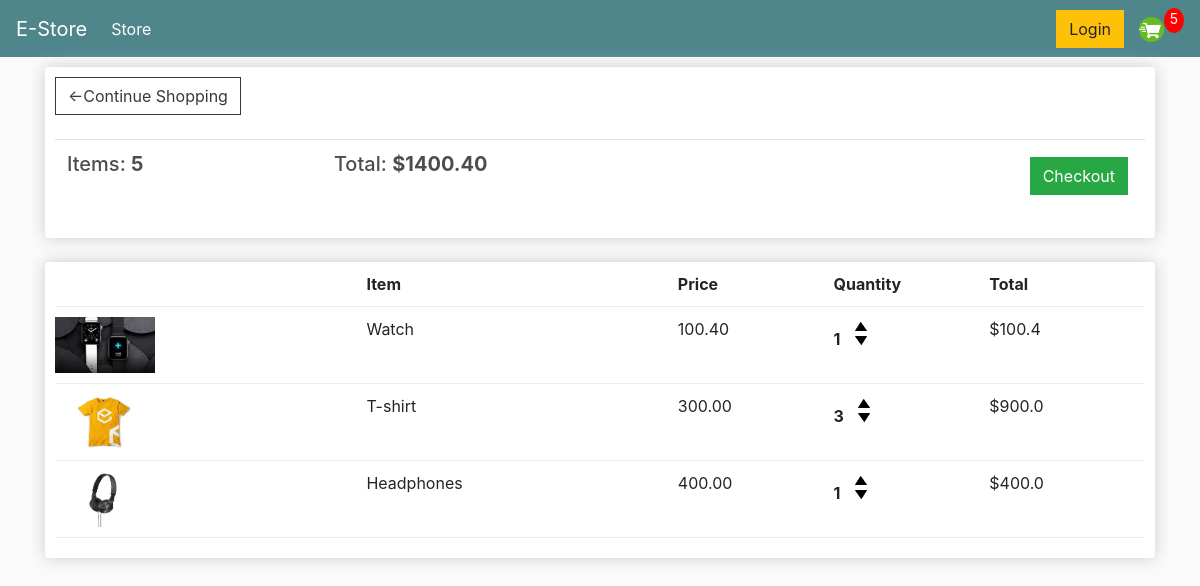
The page /cart/ (signed in) on the database as committed earlier.
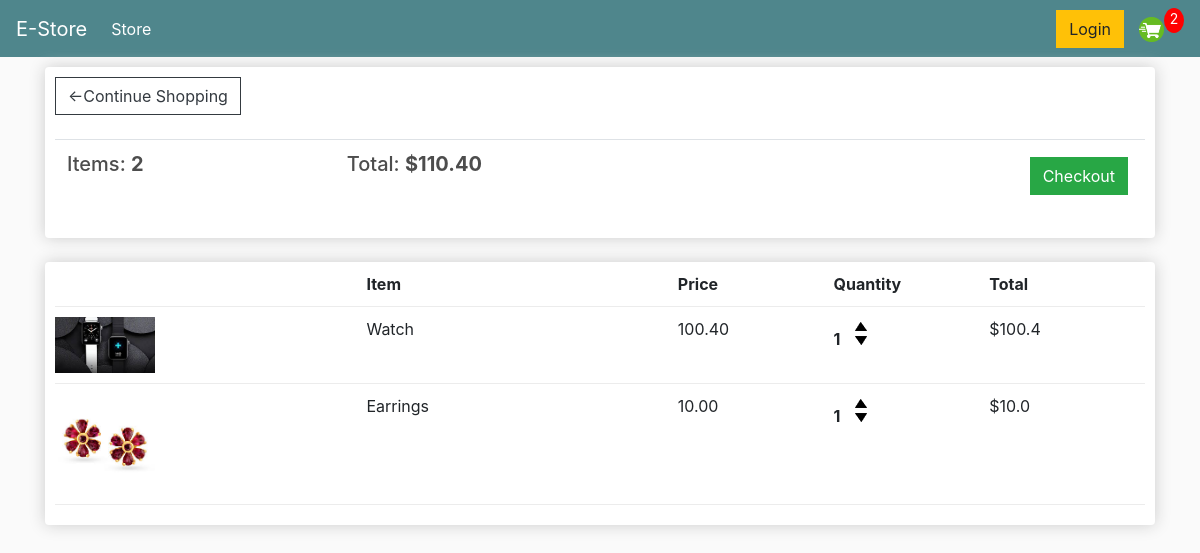
The same page on the database as committed later.
### store/models.py (models this page shows, shortened)
class Order(models.Model):
    customer = models.ForeignKey(Customer, on_delete=models.SET_NULL,null=True,blank=True)
    date_ordered = models.DateTimeField(auto_now_add=True)
    complete = models.BooleanField(default=False)
    transaction_id = models.CharField(max_length=100, null=True)
    @property
    def get_cart_total(self):
        orderitems = self.orderitem_set.all()
        total = sum([item.get_total for item in orderitems])
        return total
    @property
    def get_cart_items(self):
        orderitems = self.orderitem_set.all()
        total = sum([item.quantity for item in orderitems])
        return total

class OrderItem(models.Model):
    product = models.ForeignKey(Product,on_delete=models.SET_NULL,null=True)
    order = models.ForeignKey(Order,on_delete=models.SET_NULL, null=True)
    quantity = models.IntegerField(default=0, null=True, blank=True)
    date_added = models.DateTimeField(auto_now_add=True)
    @property
    def get_total(self):
        total = self.product.price * self.quantity
        return total

class Product(models.Model):
    name = models.CharField(max_length=200)
    price = models.FloatField()
    digital = models.BooleanField(default=False, null=True, blank=True)
    image = models.ImageField(null=True,blank=True)
    @property
    def imageURL(self):
        try:
            url = self.image.url
        except:
            url = ''
        return url

### store/views.py (the view)
# urls.py: path('cart/', views.cart, name="cart"),
def cart(request):
    if request.user.is_authenticated :
        customer = request.user.customer
        order, created = Order.objects.get_or_create(customer=customer,complete = False)
        items = order.orderitem_set.all()
        cartItems = order.get_cart_items
    else:
        items = []
        order = {'get_cart_total':0, 'get_cart_items':0, 'shipping': False}  #for non-logged in users
        cartItems = order['get_cart_items']
    context = {'items':items,'order':order,'cartItems':cartItems}
    return render(request,'store/cart.html',context)

### store/templates/store/cart.html
{% extends 'store/main.html' %}
{% load static %}
{% block content %}
<div class="row">
    <div class="col-lg-12">
        <div class="box-element">
        <a class="btn btn-outline-dark" href="{% url 'store' %}">&#x2190;Continue Shopping</a>
        <br>
        <br>
        <table class="table">
            <tr>
                <th><h5>Items: <strong>{{order.get_cart_items}}</strong></h5></th>
                <th><h5>Total: <strong>${{order.get_cart_total|floatformat:2}}</strong></h5></th>
                <th>
                    <a style="float:right; margin:5px" class="btn btn-success"  href="{% url 'checkout' %}">Checkout</a>
                </th>
            </tr>
        </table>
        </div>
        <br>
        <div class="box-element">
            <div class="cart-row">
                <div style="flex:2"></div>
                <div style="flex:2"><strong>Item</strong></div>
                <div style="flex:1"><strong>Price</strong></div>
                <div style="flex:1"><strong>Quantity</strong></div>
                <div style="flex:1"><strong>Total</strong></div>
            </div>
            {% for item in items %}
            <div class="cart-row">
                <div style="flex:2"><img class="row-image" src="{{item.product.imageURL}}"></div>
                <div style="flex:2">{{item.product.name}}</div>
                <div style="flex:1">{{item.product.price|floatformat:2}}</div>
                <div style="flex:1">
                    <p class="quantity">{{item.quantity}}</p>
                    <div class="quantity">
                        <img data-product={{item.product.id}} data-action="add" class="chg-quantity update-cart" src="{% static  'images/arrow-up.png' %}">
                        <img data-product={{item.product.id}} data-action="remove" class="chg-quantity update-cart" src="{% static  'images/arrow-down.png' %}">
                    </div>
                </div>
                <div style="flex:1">${{item.get_total}}</div>
            </div>
            {% endfor %}
        </div>
    </div>
</div>
{% endblock content %}

Rows that differ between the two databases and show on the page:
removed OrderItem: product.imageURL (picture), product.name "T-shirt", product.price "300.00", quantity "3", get_total "900.0"
removed OrderItem: product.imageURL (picture), product.name "Headphones", product.price "400.00", quantity "1", get_total "400.0"
computed for Order: get_cart_items "5" → "2"; get_cart_total "1400.40" → "110.40"
added OrderItem: product.imageURL (picture), product.name "Earrings", product.price "10.00", quantity "1", get_total "10.0"
Other text that changed with them:
{{ cartItems }}: "5" → "2"
